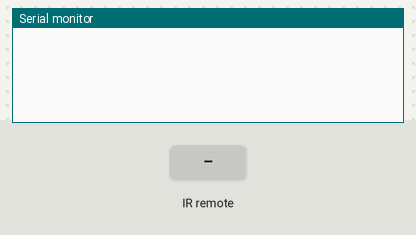
Recording of a sketch running on a simulated Arduino Uno, built with avr-gcc and run on an emulated ATmega328P. On the bench: the last lines printed to the serial monitor. The test bench sets the inputs (shaded band).

Above: at 1.2 s.
1.3 s: infrared code 0xFF18E7 received
At 2.5 s:
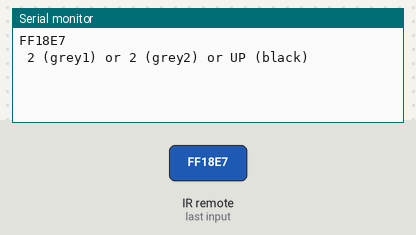
2.8 s: infrared code 0xFF10EF received
At 3.7 s:
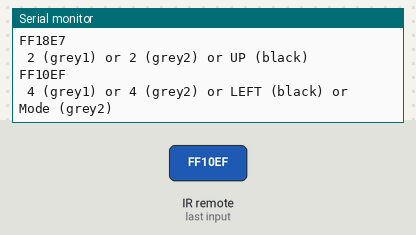
4.3 s: infrared code 0xFF38C7 received
At 4.8 s:
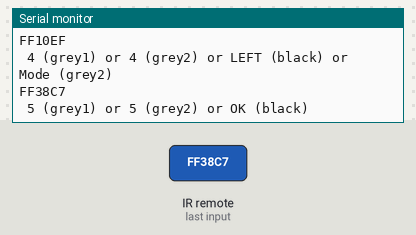
5.8 s: infrared code 0xFF5AA5 received
At 7.0 s:
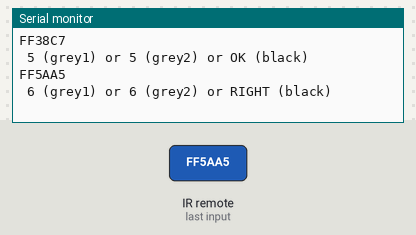
7.3 s: infrared code 0xFF4AB5 received
At 8.3 s:
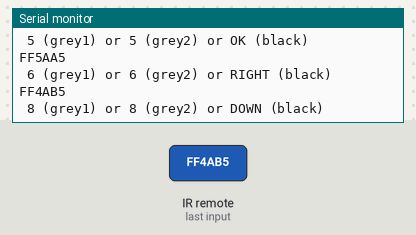
8.8 s: infrared code 0xFFA25D received
At 9.5 s:
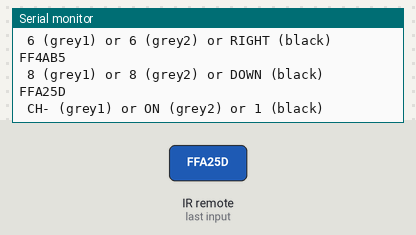

The sketch:

minicat_IRremote_test.ino
```cpp
// (licence header left out)
#include <IRremote.h> //on inclut la librairie nécéssaire pour les capteurs IR

#define RECV_IR 5 //déclaration du PIN du capteur


IRrecv irrec(RECV_IR); //on dit au programme que ce Pin est un capteur IR
decode_results result ; //on crée une variable result pour recevoir les informations
//du capteur

void setup() {

  Serial.begin(57600);
  irrec.enableIRIn(); //initialisation du capteur IR (il attend de recevoir un signal)
}

void loop() {

   if (irrec.decode(&result)){ //si une valeur est captée
      Serial.println(result.value, HEX); //On affiche la valeur du signal capté (HEX pour hexadecimal)
      //comme cela on identifie le code de chacun des boutons
      translateIR();
      irrec.resume(); //pour recevoir une nouvelle valeur

   }


}

void translateIR() {//fonction pour associer une action à chaque bouton

  switch(result.value){ //switch permet de lister tous les cas possibles et
    //de leur associer une action

    //on va donc lister tous les codes et retourner leur nom sur la télécommande

    //AV: FOR MINICAT1, "Carmp3" RemoteControl
    //AV: almost all original MiniCat RemoteControl codes are working except for the "Carmp3"remote 9 7 3 1 since those buttons are not on the "black" remote control

    //AV: original MiniCat SW :
    case 0xFF18E7: Serial.println(" 2 (grey1) or 2 (grey2) or UP (black)"); break;
    //case 0x3D9AE3F7: Serial.println(" HAUT"); break;

    case 0xFF10EF: Serial.println(" 4 (grey1) or 4 (grey2) or LEFT (black) or Mode (grey2)");    break;
    //case 0x8C22657B: Serial.println(" GAUCHE");    break;

    case 0xFF38C7: Serial.println(" 5 (grey1) or 5 (grey2) or OK (black)");    break;
    //case 0x488F3CBB: Serial.println(" -OK-");    break;

    case 0xFF5AA5: Serial.println(" 6 (grey1) or 6 (grey2) or RIGHT (black)");   break;
    //case 0x449E79F: Serial.println(" DROITE");   break;

    case 0xFF4AB5: Serial.println(" 8 (grey1) or 8 (grey2) or DOWN (black)"); break;
    //case 0x1BC0157B: Serial.println(" BAS"); break;

    case 0xFFA25D: Serial.println(" CH- (grey1) or ON (grey2) or 1 (black)");    break;
    //case 0xE318261B: Serial.println(" 1");    break;

    case 0xFF629D: Serial.println(" CH (grey1) or Mode (grey2) or 2 (black)");    break;
    //case 0x511DBB: Serial.println(" 2");    break;

    case 0xFFE21D: Serial.println(" CH+ (grey1) or LoudspeakerOFF (grey2) or 3 (black)");    break;
    //case 0xEE886D7F: Serial.println(" 3");    break;

    case 0xFF22DD: Serial.println(" << (grey1) or >|| (grey2) or 4 (black)");    break;
    //case 0x52A3D41F: Serial.println(" 4");    break;

    case 0xFF02FD: Serial.println(" >> (grey1) or |<< (grey2) or 5 (black)");    break;
    //case 0xD7E84B1B: Serial.println(" 5");    break;

    case 0xFFC23D: Serial.println(" >|| (grey1) or >>| (grey2) 6 (black)");    break;
    //case 0x20FE4DBB: Serial.println(" 6");    break;

    case 0xFFE01F: Serial.println(" - (grey1)  or EQ (grey2) or 7 (black)");    break;
    //case 0xF076C13B: Serial.println(" 7");    break;

    case 0xFFA857: Serial.println(" + (grey1) or VOL- (grey2) or 8 (black)");    break;
    //case 0xA3C8EDDB: Serial.println(" 8");    break;

    case 0xFF906F: Serial.println(" EQ (grey1) or VOL+ (grey2) or 9 (black)");    break;
    //case 0xE5CFBD7F: Serial.println(" 9");    break;

    case 0xFF6897: Serial.println(" 0 (grey1) or 0 (grey2) or * (black)");    break;
    //case 0xC101E57B: Serial.println(" *");    break;

    case 0xFF9867: Serial.println(" 100+ (grey1) or RPT (grey2) or 0 (black)");    break;
    //case 0x97483BFB: Serial.println(" 0");    break;

    case 0xFFB04F: Serial.println(" 200+ (grey1) or clock (grey2) or # black");    break;
    //case 0xF0C41643: Serial.println(" #");    break;

    case 0xFFFFFFFF: Serial.println(" REPEAT");break;

  default: //si le signal ne correspond à aucun de ces codes
    Serial.println("autre bouton ");

  }
  delay(500); //on doit attendre un peu pour éviter d'appuyer 2 fois
}
```

Measured:
- after the input at 1.3 s, the serial monitor: prints a new line at once (image 1)
- after the input at 2.8 s, the serial monitor: prints a new line at once (image 2)
- after the input at 4.3 s, the serial monitor: prints a new line at once (image 3)
- after the input at 5.8 s, the serial monitor: prints a new line at once (image 4)
- after the input at 7.3 s, the serial monitor: prints a new line at once (image 5)
- after the input at 8.8 s, the serial monitor: prints a new line at once (image 6)
